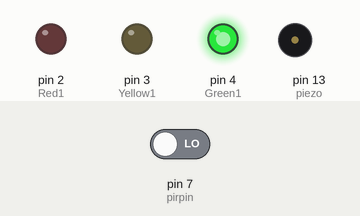
Bench run of a sketch on a simulated Arduino Uno, built with avr-gcc and run on an emulated ATmega328P. Parts: output pins drawn as LEDs (lit = HIGH), buzzer (waves = sounding). Inputs (shaded band) come from the test bench; at power-on: pin 7 (pirpin) LOW.

Above: at 1.2 s.
1.3 s: pin 7 (pirpin) driven HIGH
At 2.3 s:
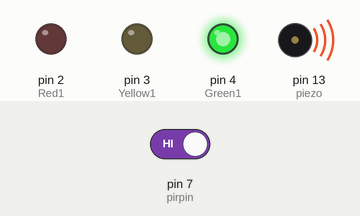
At 12.7 s:
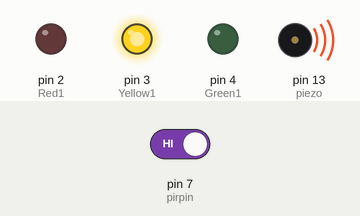
Timing chart, 0 to 20.5 s (numbered marks = the images above; inputs shaded):
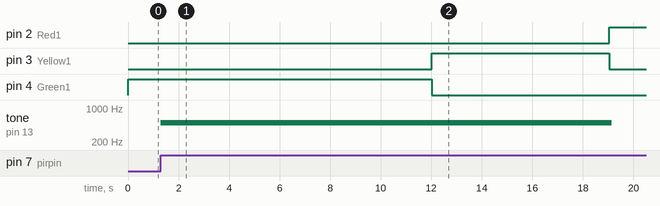

The sketch:

code.ino
```cpp
int Green1=4, Red1=2, Yellow1=3;
int  pirpin = 7;
int pirstatus = 0;
int piezo = 13;


void setup()
{

  pinMode(Red1, OUTPUT);
  pinMode(Yellow1, OUTPUT);
  pinMode(Green1, OUTPUT);
  pinMode(pirpin, INPUT);  //connected to 7
  pinMode(piezo,OUTPUT);//12
  Serial.begin(9600);

}

void loop()
{
  greenhigh();
  yellowhigh();
  redhigh();
}

void greenhigh()
{	//high for 12 seconds
	digitalWrite(Green1,HIGH);
  	pirstatus = digitalRead(pirpin);

  for(int i=0; i<1200 ; i++)
  {
      pirstatus = digitalRead(pirpin);
      if(pirstatus == HIGH)
      {
        tone(piezo,500,500);
      }
      delay(10);
  }//key element

  	digitalWrite(Green1,LOW);
}

void yellowhigh()
{	//high for 7 sec
	digitalWrite(Yellow1,HIGH);

   for(int i=0; i<700 ; i++)
   {
    pirstatus = digitalRead(pirpin);
  	if(pirstatus == HIGH)
    {
      tone(piezo,500,100);
    }
    delay(10);
  }//key element

  	digitalWrite(Yellow1,LOW);
}
void redhigh()
{	// high for 5sec
	digitalWrite(Red1,HIGH);

  	delay(2000);
  	digitalWrite(Red1,LOW);
}
```

Measured:
- after the input at 1.3 s, tone on pin 13 (piezo): silent → 500 Hz at once, → silent 17.8 s later
